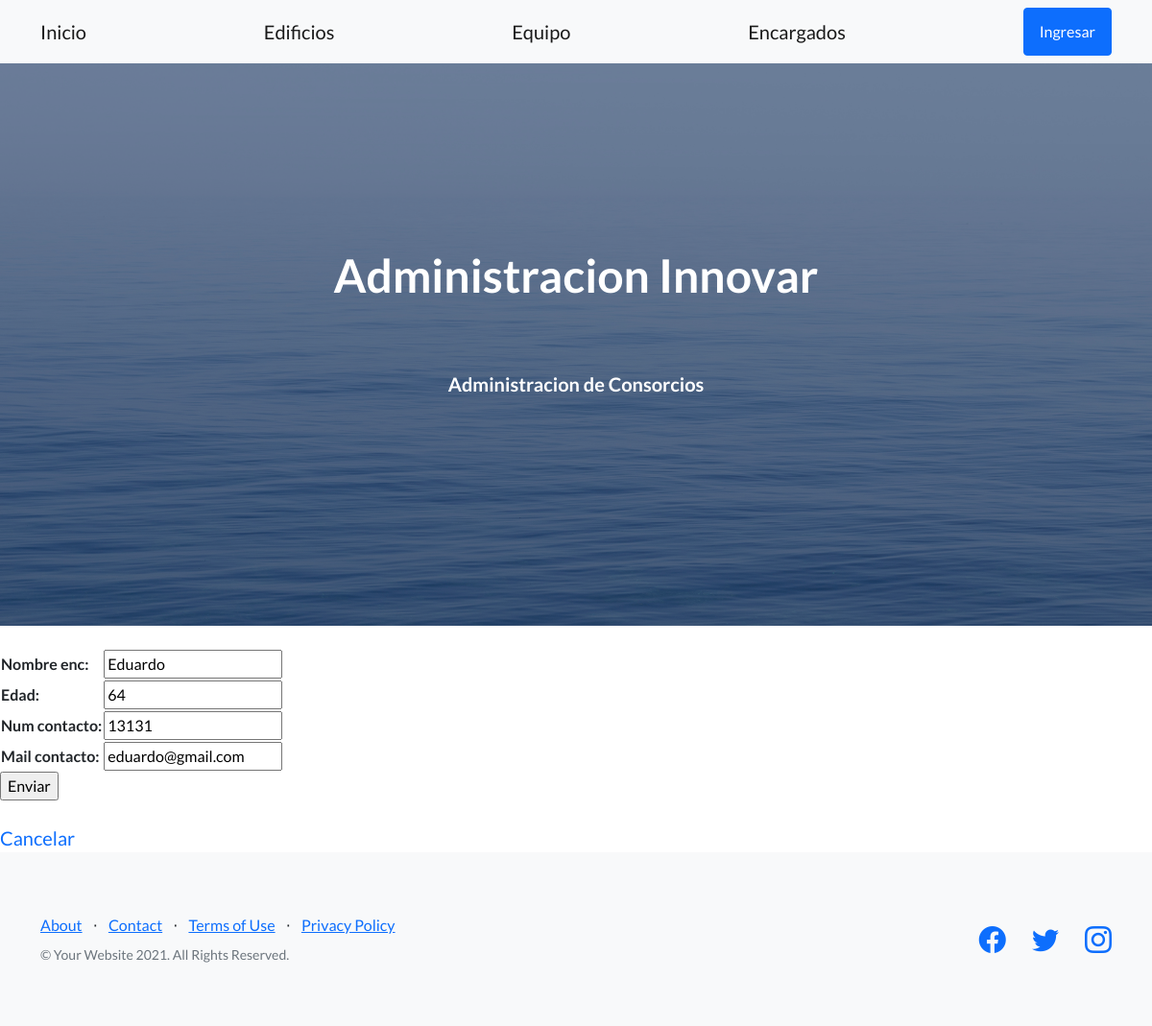
The app's page /AppCoder/encargado/edit/1 with its own data.
### AppCoder/models.py (models this page shows)
class Encargado(models.Model):
    nombre_enc = models.CharField(max_length=40)
    edad = models.IntegerField()
    num_contacto = models.IntegerField()
    mail_contacto = models.CharField(max_length=50)

### AppCoder/views.py (the view)
# urls.py: path("encargado/edit/<pk>", views.EncargadoEdit.as_view(), name='EditEnc'),
class EncargadoEdit(UpdateView):
    model = Encargado
    fields = '__all__'
    success_url = '/AppCoder/encargado/list/'

### AppCoder/templates/AppCoder/encargado_form.html (shortened to what this page needs)
{% extends "AppCoder/padre.html" %}
{% load static %}
{% block contenidoQueCambia %}
    <br>
    <form action="" method="post">
        <table>
        {{form.as_table}}
        </table>
        <input type="submit" value="Enviar" />
    </form>
    <br>
    <a class="navbar-brand" href="{% url 'ListEnc' %}">Cancelar</a>
{% endblock %}

### records on screen
Encargado: nombre_enc "Eduardo", edad "64", num_contacto "13131", mail_contacto "eduardo@gmail.com"
